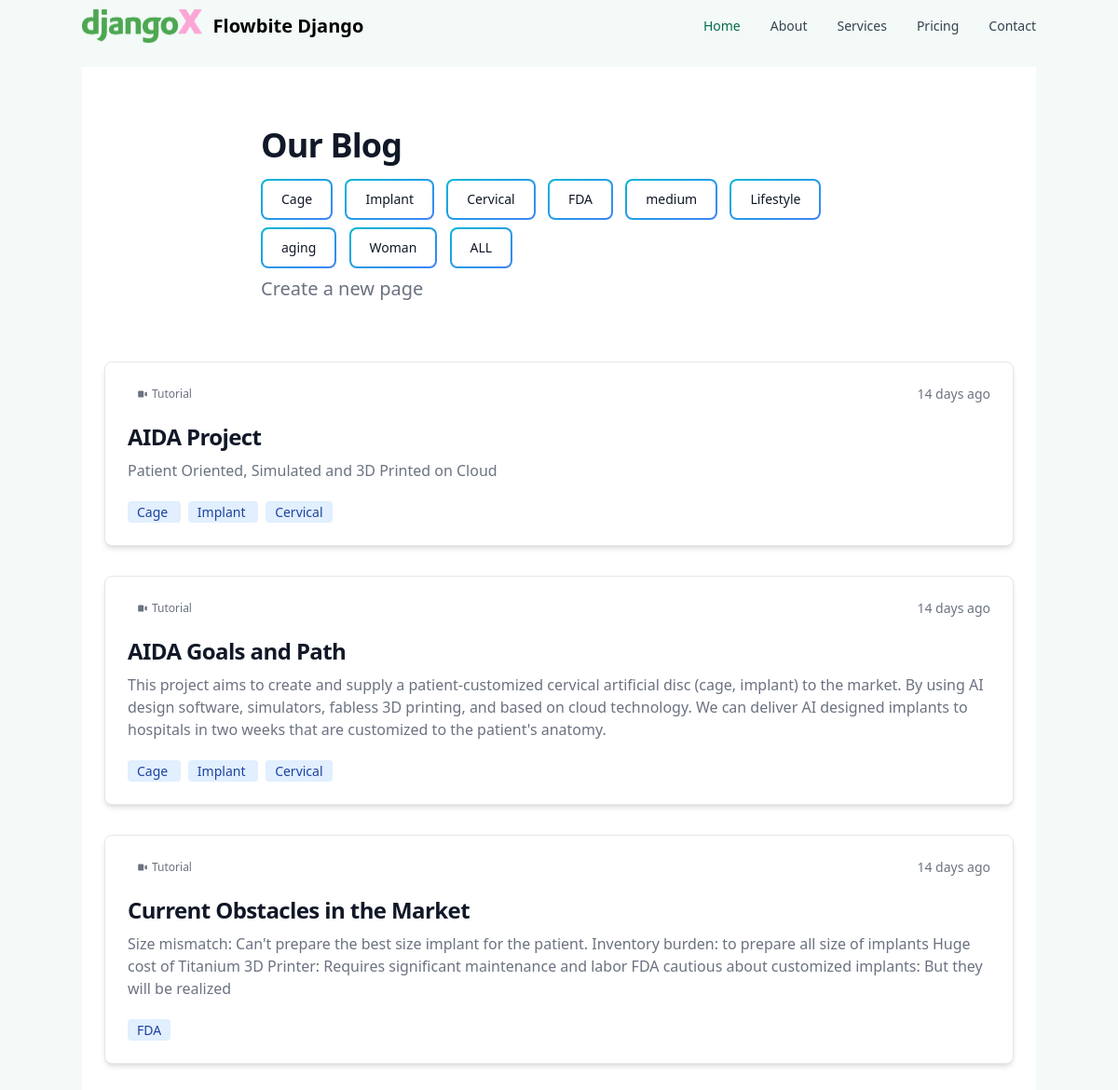
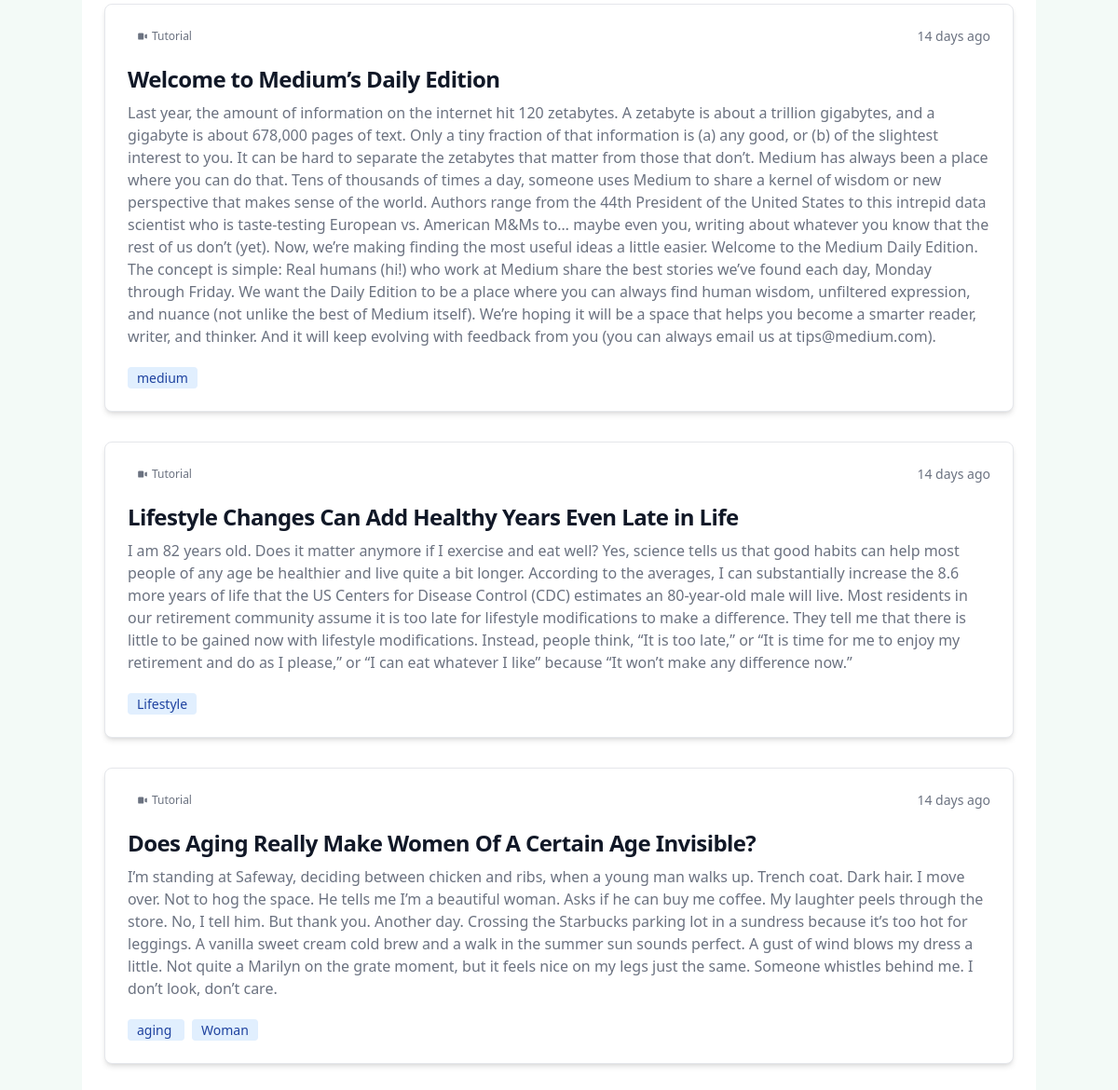
The page / on the database its author committed (2 pictures, top to bottom).
### pages/models.py (models this page shows, shortened)
class Page(models.Model):
    title = models.CharField(max_length=200)
    content = models.TextField()
    created_at = models.DateTimeField(auto_now_add=True)
    last_update = models.DateTimeField(auto_now=True)
    tags = TaggableManager()

### pages/views.py (the view)
# urls.py: path("", index, name="index"),
def index(request):
    pages = Page.objects.all()
    tags = Tag.objects.all()
    context = {
        "pages": pages,
        "tags": tags,
    }
    return render(request, "pages/index.html", context)

### templates/pages/index.html
{% extends "_base.html" %}
{% block content %}
<section class="bg-white dark:bg-gray-900">
    <div class="py-8 px-4 mx-auto max-w-screen-xl lg:py-16 lg:px-6">
        <div class="mx-auto max-w-screen-sm text-start lg:mb-16 mb-8">
            <h2 class="mb-4 text-3xl lg:text-4xl tracking-tight font-extrabold text-gray-900 dark:text-white">
                Our Blog
            </h2>
            <p class="font-light text-gray-500 sm:text-xl dark:text-gray-400">
                {% for tag in tags %}
                <a href="{% url 'pages:filter' tag %}"
                    class="relative inline-flex items-center justify-center p-0.5 mb-2 me-2 overflow-hidden text-sm font-medium text-gray-900 rounded-lg group bg-gradient-to-br from-cyan-500 to-blue-500 group-hover:from-cyan-500 group-hover:to-blue-500 hover:text-white dark:text-white focus:ring-4 focus:outline-none focus:ring-cyan-200 dark:focus:ring-cyan-800">
                    <span
                        class="relative px-5 py-2.5 transition-all ease-in duration-75 bg-white dark:bg-gray-900 rounded-md group-hover:bg-opacity-0">
                        {{ tag }}
                    </span>
                </a>
                {% endfor %}
                <a href="{% url 'pages:index' %}"
                    class="relative inline-flex items-center justify-center p-0.5 mb-2 me-2 overflow-hidden text-sm font-medium text-gray-900 rounded-lg group bg-gradient-to-br from-cyan-500 to-blue-500 group-hover:from-cyan-500 group-hover:to-blue-500 hover:text-white dark:text-white focus:ring-4 focus:outline-none focus:ring-cyan-200 dark:focus:ring-cyan-800">
                    <span
                        class="relative px-5 py-2.5 transition-all ease-in duration-75 bg-white dark:bg-gray-900 rounded-md group-hover:bg-opacity-0">
                        ALL
                    </span>
                </a>
            </p>
            <p class="font-light text-gray-500 sm:text-xl dark:text-gray-400">
                <a href="{% url 'pages:create' %}" class="text-primary-500 hover:underline dark:text-primary-400">Create
                    a new page</a>
            </p>
        </div>
        <div class="grid gap-8 lg:grid-cols-1">
            {% for page in pages %}
            <article
                class="p-6 bg-white rounded-lg border border-gray-200 shadow-md dark:bg-gray-800 dark:border-gray-700">
                <div class="flex justify-between items-center mb-5 text-gray-500">
                    <span
                        class="bg-primary-100 text-primary-800 text-xs font-medium inline-flex items-center px-2.5 py-0.5 rounded dark:bg-primary-200 dark:text-primary-800">
                        <svg class="mr-1 w-3 h-3" fill="currentColor" viewBox="0 0 20 20"
                            xmlns="http://www.w3.org/2000/svg">
                            <path
                                d="M2 6a2 2 0 012-2h6a2 2 0 012 2v8a2 2 0 01-2 2H4a2 2 0 01-2-2V6zM14.553 7.106A1 1 0 0014 8v4a1 1 0 00.553.894l2 1A1 1 0 0018 13V7a1 1 0 00-1.447-.894l-2 1z">
                            </path>
                        </svg>
                        Tutorial
                    </span>
                    <span class="text-sm">14 days ago</span>
                </div>
                <h2 class="mb-2 text-2xl font-bold tracking-tight text-gray-900 dark:text-white">
                    <a href="#">
                        {{ page.title }}
                    </a>
                </h2>
                <p class="mb-5 font-light text-gray-500 dark:text-gray-400">
                    {{ page.content }}
                </p>
                <div class="flex justify-between items-center">
                    <div class="flex items-center space-x-4">
                        <p>
                            {% for tag in page.tags.all %}
                            <span
                                class="bg-blue-100 text-blue-800 text-sm font-medium me-2 px-2.5 py-0.5 rounded dark:bg-blue-900 dark:text-blue-300">
                                {{ tag }}
                            </span>
                            {% endfor %}
                        </p>
                    </div>
                </div>
            </article>
            {% endfor %}
        </div>
    </div>
</section>
{% endblock content %}

### templates/_base.html (shortened to what this page needs)
{% load compress %}
{% load static %}
<!DOCTYPE html>
<html lang="en">
<head>
  {% compress css %}
  <link rel="stylesheet" href="{% static 'src/output.css' %}">
  {% endcompress %}
</head>
<body class="bg-green-50">
  <nav class="bg-green-50 border-gray-200 px-2 sm:px-4 py-2.5 rounded dark:bg-gray-800">
    <div class="container flex flex-wrap items-center justify-between mx-auto">
      <a href="{{ .Site.Params.homepage }}/" class="flex items-center">
        <img src="{% static 'images/logo.png' %}" class="h-6 mr-3 sm:h-9" alt="Flowbite Logo" />
        <span class="self-center text-xl font-semibold whitespace-nowrap dark:text-white">Flowbite Django</span>
      </a>
      <div class="hidden w-full md:block md:w-auto" id="mobile-menu">
        <ul class="flex flex-col mt-4 md:flex-row md:space-x-8 md:mt-0 md:text-sm md:font-medium">
          <li>
            <a href="#"
              class="block py-2 pl-3 pr-4 text-white bg-green-700 rounded md:bg-transparent md:text-green-700 md:p-0 dark:text-white"
              aria-current="page">Home</a>
          </li>
          <li>
            <a href="#"
              class="block py-2 pl-3 pr-4 text-gray-700 border-b border-gray-100 hover:bg-gray-50 md:hover:bg-transparent md:border-0 md:hover:text-green-700 md:p-0 dark:text-gray-400 md:dark:hover:text-white dark:hover:bg-gray-700 dark:hover:text-white md:dark:hover:bg-transparent dark:border-gray-700">About</a>
          </li>
          <li>
            <a href="#"
              class="block py-2 pl-3 pr-4 text-gray-700 border-b border-gray-100 hover:bg-gray-50 md:hover:bg-transparent md:border-0 md:hover:text-green-700 md:p-0 dark:text-gray-400 md:dark:hover:text-white dark:hover:bg-gray-700 dark:hover:text-white md:dark:hover:bg-transparent dark:border-gray-700">Services</a>
          </li>
          <li>
            <a href="#"
              class="block py-2 pl-3 pr-4 text-gray-700 border-b border-gray-100 hover:bg-gray-50 md:hover:bg-transparent md:border-0 md:hover:text-green-700 md:p-0 dark:text-gray-400 md:dark:hover:text-white dark:hover:bg-gray-700 dark:hover:text-white md:dark:hover:bg-transparent dark:border-gray-700">Pricing</a>
          </li>
          <li>
            <a href="#"
              class="block py-2 pl-3 pr-4 text-gray-700 hover:bg-gray-50 md:hover:bg-transparent md:border-0 md:hover:text-green-700 md:p-0 dark:text-gray-400 md:dark:hover:text-white dark:hover:bg-gray-700 dark:hover:text-white md:dark:hover:bg-transparent">Contact</a>
          </li>
        </ul>
      </div>
    </div>
  </nav>
  <div class="container mx-auto mt-4">
    {% block content %}
    {% endblock content %}
  </div>
</body>
</html>

### rows shown on the page
Tag: name "Cage"
Tag: name "Implant"
Tag: name "Cervical"
Tag: name "FDA"
Tag: name "medium"
Tag: name "Lifestyle"
Tag: name "aging"
Tag: name "Woman"
Page: title "AIDA Project", content "Patient Oriented, Simulated and 3D Printed on Cloud"
Page: title "AIDA Goals and Path", content "This project aims to create and supply a patient-customized cervical artificial disc (cage, implant) to the market. By using AI design software, simulators, fabless 3D printing, and based on cloud technology. We can deliver AI designed implants to hospitals in two weeks that are customized to the patient's anatomy."
Page: title "Current Obstacles in the Market", content "Size mismatch: Can't prepare the best size implant for the patient. Inventory burden: to prepare all size of implants Huge cost of Titanium 3D Printer: Requires significant maintenance and labor FDA cautious about customized implants: But they will be realized"
Page: title "Welcome to Medium’s Daily Edition", content "Last year, the amount of information on the internet hit 120 zetabytes. A zetabyte is about a trillion gigabytes, and a gigabyte is about 678,000 pages of text. Only a tiny fraction of that information is (a) any good, or (b) of the slightest interest to you. It can be hard to separate the zetabytes that matter from those that don’t. Medium has always been a place where you can do that. Tens of thousands of times a day, someone uses Medium to share a kernel of wisdom or new perspective that makes sense of the world. Authors range from the 44th President of the United States to this intrepid data scientist who is taste-testing European vs. American M&Ms to… maybe even you, writing about…"
Page: title "Lifestyle Changes Can Add Healthy Years Even Late in Life", content "I am 82 years old. Does it matter anymore if I exercise and eat well? Yes, science tells us that good habits can help most people of any age be healthier and live quite a bit longer. According to the averages, I can substantially increase the 8.6 more years of life that the US Centers for Disease Control (CDC) estimates an 80-year-old male will live. Most residents in our retirement community assume it is too late for lifestyle modifications to make a difference. They tell me that there is little to be gained now with lifestyle modifications. Instead, people think, “It is too late,” or “It is time for me to enjoy my retirement and do as I please,” or “I can eat whatever I like” because “It…"
Page: title "Does Aging Really Make Women Of A Certain Age Invisible?", content "I’m standing at Safeway, deciding between chicken and ribs, when a young man walks up. Trench coat. Dark hair. I move over. Not to hog the space. He tells me I’m a beautiful woman. Asks if he can buy me coffee. My laughter peels through the store. No, I tell him. But thank you. Another day. Crossing the Starbucks parking lot in a sundress because it’s too hot for leggings. A vanilla sweet cream cold brew and a walk in the summer sun sounds perfect. A gust of wind blows my dress a little. Not quite a Marilyn on the grate moment, but it feels nice on my legs just the same. Someone whistles behind me. I don’t look, don’t care."
